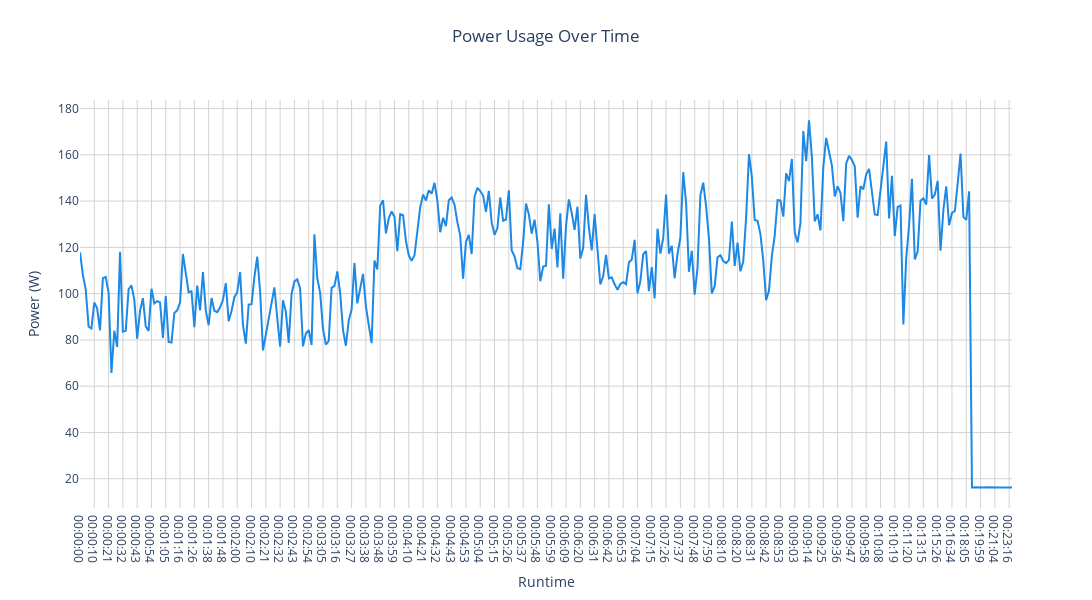

The notebook cell this image was saved under:
### Code cell
import pandas as pd
import plotly.graph_objects as go

# Read the CSV file
df = pd.read_csv('power_data_20241026_235941.csv')

# Create the plot
fig = go.Figure()

# Add the power trace
fig.add_trace(
    go.Scatter(
        x=df['Runtime'],
        y=df['Power (W)'],
        name='Power',
        mode='lines',
        line=dict(color='#1E88E5', width=2)
    )
)

# Update the layout
fig.update_layout(
    title={
        'text': 'Power Usage Over Time',
        'y':0.95,
        'x':0.5,
        'xanchor': 'center',
        'yanchor': 'top'
    },
    xaxis_title='Runtime',
    yaxis_title='Power (W)',
    template='plotly_white',
    hovermode='x unified',
    width=1200,
    height=600,
)

# Add gridlines
fig.update_xaxes(showgrid=True, gridwidth=1, gridcolor='LightGray')
fig.update_yaxes(showgrid=True, gridwidth=1, gridcolor='LightGray')

# Show the plot
fig.show()

# Optionally, save the plot as HTML
fig.write_html("power_analysis.html")

### Figure 1 — Plotly figure (JSON) as saved in the notebook; plotly's stock layout.template omitted (floating-point values rounded to 4 significant figures; data arrays with more than 128 entries replaced by an {"elided": "..."} marker saying what was removed)
{"data": [{"line": {"color": "#1E88E5", "width": 2}, "mode": "lines", "name": "Power", "type": "scatter", "x": {"elided": "327 str values"}, "y": {"elided": "327 float values"}}], "layout": {"height": 600, "hovermode": "x unified", "title": {"text": "Power Usage Over Time", "x": 0.5, "xanchor": "center", "y": 0.95, "yanchor": "top"}, "width": 1200, "xaxis": {"gridcolor": "LightGray", "gridwidth": 1, "showgrid": true, "title": {"text": "Runtime"}}, "yaxis": {"gridcolor": "LightGray", "gridwidth": 1, "showgrid": true, "title": {"text": "Power (W)"}}}}
